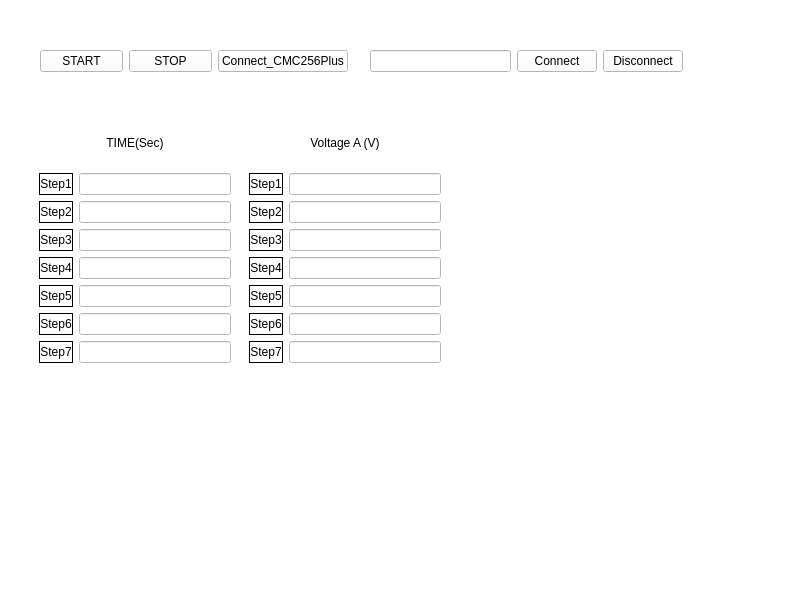
<?xml version="1.0" encoding="UTF-8"?>
<ui version="4.0">
 <class>Form</class>
 <widget class="QWidget" name="Form">
  <property name="geometry">
   <rect>
    <x>0</x>
    <y>0</y>
    <width>800</width>
    <height>600</height>
   </rect>
  </property>
  <property name="minimumSize">
   <size>
    <width>800</width>
    <height>600</height>
   </size>
  </property>
  <property name="maximumSize">
   <size>
    <width>800</width>
    <height>600</height>
   </size>
  </property>
  <property name="windowTitle">
   <string>Form</string>
  </property>
  <property name="styleSheet">
   <string notr="true">background-color: white;</string>
  </property>
  <widget class="QWidget" name="widget" native="true">
   <property name="geometry">
    <rect>
     <x>29</x>
     <y>99</y>
     <width>661</width>
     <height>451</height>
    </rect>
   </property>
   <widget class="QWidget" name="widget_time" native="true">
    <property name="geometry">
     <rect>
      <x>10</x>
      <y>20</y>
      <width>192</width>
      <height>244</height>
     </rect>
    </property>
    <layout class="QVBoxLayout" name="verticalLayout">
     <item>
      <widget class="QLabel" name="label_8">
       <property name="text">
        <string>TIME(Sec)</string>
       </property>
       <property name="alignment">
        <set>Qt::AlignmentFlag::AlignCenter</set>
       </property>
      </widget>
     </item>
     <item>
      <layout class="QHBoxLayout" name="layout_step1">
       <property name="spacing">
        <number>6</number>
       </property>
       <property name="leftMargin">
        <number>0</number>
       </property>
       <property name="topMargin">
        <number>0</number>
       </property>
       <property name="rightMargin">
        <number>0</number>
       </property>
       <property name="bottomMargin">
        <number>0</number>
       </property>
       <item>
        <widget class="QLabel" name="label_time1">
         <property name="frameShape">
          <enum>QFrame::Shape::Panel</enum>
         </property>
         <property name="frameShadow">
          <enum>QFrame::Shadow::Plain</enum>
         </property>
         <property name="lineWidth">
          <number>1</number>
         </property>
         <property name="midLineWidth">
          <number>0</number>
         </property>
         <property name="text">
          <string>Step1</string>
         </property>
         <property name="alignment">
          <set>Qt::AlignmentFlag::AlignCenter</set>
         </property>
        </widget>
       </item>
       <item>
        <widget class="QLineEdit" name="lineEdit_time1">
         <property name="text">
          <string/>
         </property>
         <property name="dragEnabled">
          <bool>true</bool>
         </property>
         <property name="clearButtonEnabled">
          <bool>false</bool>
         </property>
        </widget>
       </item>
      </layout>
     </item>
     <item>
      <layout class="QHBoxLayout" name="layout_step2">
       <item>
        <widget class="QLabel" name="label_time2">
         <property name="frameShape">
          <enum>QFrame::Shape::Panel</enum>
         </property>
         <property name="frameShadow">
          <enum>QFrame::Shadow::Plain</enum>
         </property>
         <property name="lineWidth">
          <number>1</number>
         </property>
         <property name="midLineWidth">
          <number>0</number>
         </property>
         <property name="text">
          <string>Step2</string>
         </property>
         <property name="alignment">
          <set>Qt::AlignmentFlag::AlignCenter</set>
         </property>
        </widget>
       </item>
       <item>
        <widget class="QLineEdit" name="lineEdit_time2">
         <property name="text">
          <string/>
         </property>
        </widget>
       </item>
      </layout>
     </item>
     <item>
      <layout class="QHBoxLayout" name="layout_step3">
       <item>
        <widget class="QLabel" name="label_time3">
         <property name="frameShape">
          <enum>QFrame::Shape::Panel</enum>
         </property>
         <property name="frameShadow">
          <enum>QFrame::Shadow::Plain</enum>
         </property>
         <property name="lineWidth">
          <number>1</number>
         </property>
         <property name="midLineWidth">
          <number>0</number>
         </property>
         <property name="text">
          <string>Step3</string>
         </property>
         <property name="alignment">
          <set>Qt::AlignmentFlag::AlignCenter</set>
         </property>
        </widget>
       </item>
       <item>
        <widget class="QLineEdit" name="lineEdit_time3">
         <property name="text">
          <string/>
         </property>
        </widget>
       </item>
      </layout>
     </item>
     <item>
      <layout class="QHBoxLayout" name="layout_step4">
       <item>
        <widget class="QLabel" name="label_time4">
         <property name="frameShape">
          <enum>QFrame::Shape::Panel</enum>
         </property>
         <property name="frameShadow">
          <enum>QFrame::Shadow::Plain</enum>
         </property>
         <property name="lineWidth">
          <number>1</number>
         </property>
         <property name="midLineWidth">
          <number>0</number>
         </property>
         <property name="text">
          <string>Step4</string>
         </property>
         <property name="alignment">
          <set>Qt::AlignmentFlag::AlignCenter</set>
         </property>
        </widget>
       </item>
       <item>
        <widget class="QLineEdit" name="lineEdit_time4">
         <property name="text">
          <string/>
         </property>
        </widget>
       </item>
      </layout>
     </item>
     <item>
      <layout class="QHBoxLayout" name="layout_step5">
       <item>
        <widget class="QLabel" name="label_time5">
         <property name="frameShape">
          <enum>QFrame::Shape::Panel</enum>
         </property>
         <property name="frameShadow">
          <enum>QFrame::Shadow::Plain</enum>
         </property>
         <property name="lineWidth">
          <number>1</number>
         </property>
         <property name="midLineWidth">
          <number>0</number>
         </property>
         <property name="text">
          <string>Step5</string>
         </property>
         <property name="alignment">
          <set>Qt::AlignmentFlag::AlignCenter</set>
         </property>
        </widget>
       </item>
       <item>
        <widget class="QLineEdit" name="lineEdit_time5">
         <property name="text">
          <string/>
         </property>
        </widget>
       </item>
      </layout>
     </item>
     <item>
      <layout class="QHBoxLayout" name="layout_step6">
       <item>
        <widget class="QLabel" name="label_time6">
         <property name="frameShape">
          <enum>QFrame::Shape::Panel</enum>
         </property>
         <property name="frameShadow">
          <enum>QFrame::Shadow::Plain</enum>
         </property>
         <property name="lineWidth">
          <number>1</number>
         </property>
         <property name="midLineWidth">
          <number>0</number>
         </property>
         <property name="text">
          <string>Step6</string>
         </property>
         <property name="alignment">
          <set>Qt::AlignmentFlag::AlignCenter</set>
         </property>
        </widget>
       </item>
       <item>
        <widget class="QLineEdit" name="lineEdit_time6">
         <property name="text">
          <string/>
         </property>
        </widget>
       </item>
      </layout>
     </item>
     <item>
      <layout class="QHBoxLayout" name="layout_step7">
       <item>
        <widget class="QLabel" name="label_time7">
         <property name="frameShape">
          <enum>QFrame::Shape::Panel</enum>
         </property>
         <property name="frameShadow">
          <enum>QFrame::Shadow::Plain</enum>
         </property>
         <property name="lineWidth">
          <number>1</number>
         </property>
         <property name="midLineWidth">
          <number>0</number>
         </property>
         <property name="text">
          <string>Step7</string>
         </property>
         <property name="alignment">
          <set>Qt::AlignmentFlag::AlignCenter</set>
         </property>
        </widget>
       </item>
       <item>
        <widget class="QLineEdit" name="lineEdit_time7">
         <property name="text">
          <string/>
         </property>
        </widget>
       </item>
      </layout>
     </item>
    </layout>
   </widget>
   <widget class="QWidget" name="widget_voltage" native="true">
    <property name="geometry">
     <rect>
      <x>220</x>
      <y>20</y>
      <width>192</width>
      <height>244</height>
     </rect>
    </property>
    <layout class="QVBoxLayout" name="verticalLayout_2">
     <item>
      <widget class="QLabel" name="label_9">
       <property name="text">
        <string>Voltage A (V)</string>
       </property>
       <property name="alignment">
        <set>Qt::AlignmentFlag::AlignCenter</set>
       </property>
      </widget>
     </item>
     <item>
      <layout class="QHBoxLayout" name="layout_source_step1">
       <property name="spacing">
        <number>6</number>
       </property>
       <property name="leftMargin">
        <number>0</number>
       </property>
       <property name="topMargin">
        <number>0</number>
       </property>
       <property name="rightMargin">
        <number>0</number>
       </property>
       <property name="bottomMargin">
        <number>0</number>
       </property>
       <item>
        <widget class="QLabel" name="label_source1">
         <property name="frameShape">
          <enum>QFrame::Shape::Panel</enum>
         </property>
         <property name="frameShadow">
          <enum>QFrame::Shadow::Plain</enum>
         </property>
         <property name="lineWidth">
          <number>1</number>
         </property>
         <property name="midLineWidth">
          <number>0</number>
         </property>
         <property name="text">
          <string>Step1</string>
         </property>
         <property name="alignment">
          <set>Qt::AlignmentFlag::AlignCenter</set>
         </property>
        </widget>
       </item>
       <item>
        <widget class="QLineEdit" name="lineEdit_source1">
         <property name="text">
          <string/>
         </property>
        </widget>
       </item>
      </layout>
     </item>
     <item>
      <layout class="QHBoxLayout" name="layout_source_step2">
       <item>
        <widget class="QLabel" name="label_source2">
         <property name="frameShape">
          <enum>QFrame::Shape::Panel</enum>
         </property>
         <property name="frameShadow">
          <enum>QFrame::Shadow::Plain</enum>
         </property>
         <property name="lineWidth">
          <number>1</number>
         </property>
         <property name="midLineWidth">
          <number>0</number>
         </property>
         <property name="text">
          <string>Step2</string>
         </property>
         <property name="alignment">
          <set>Qt::AlignmentFlag::AlignCenter</set>
         </property>
        </widget>
       </item>
       <item>
        <widget class="QLineEdit" name="lineEdit_source2">
         <property name="text">
          <string/>
         </property>
        </widget>
       </item>
      </layout>
     </item>
     <item>
      <layout class="QHBoxLayout" name="layout_source_step3">
       <item>
        <widget class="QLabel" name="label_source3">
         <property name="frameShape">
          <enum>QFrame::Shape::Panel</enum>
         </property>
         <property name="frameShadow">
          <enum>QFrame::Shadow::Plain</enum>
         </property>
         <property name="lineWidth">
          <number>1</number>
         </property>
         <property name="midLineWidth">
          <number>0</number>
         </property>
         <property name="text">
          <string>Step3</string>
         </property>
         <property name="alignment">
          <set>Qt::AlignmentFlag::AlignCenter</set>
         </property>
        </widget>
       </item>
       <item>
        <widget class="QLineEdit" name="lineEdit_source3">
         <property name="text">
          <string/>
         </property>
        </widget>
       </item>
      </layout>
     </item>
     <item>
      <layout class="QHBoxLayout" name="layout_source_step4">
       <item>
        <widget class="QLabel" name="label_source4">
         <property name="frameShape">
          <enum>QFrame::Shape::Panel</enum>
         </property>
         <property name="frameShadow">
          <enum>QFrame::Shadow::Plain</enum>
         </property>
         <property name="lineWidth">
          <number>1</number>
         </property>
         <property name="midLineWidth">
          <number>0</number>
         </property>
         <property name="text">
          <string>Step4</string>
         </property>
         <property name="alignment">
          <set>Qt::AlignmentFlag::AlignCenter</set>
         </property>
        </widget>
       </item>
       <item>
        <widget class="QLineEdit" name="lineEdit_source4">
         <property name="text">
          <string/>
         </property>
        </widget>
       </item>
      </layout>
     </item>
     <item>
      <layout class="QHBoxLayout" name="layout_source_step5">
       <item>
        <widget class="QLabel" name="label_source5">
         <property name="frameShape">
          <enum>QFrame::Shape::Panel</enum>
         </property>
         <property name="frameShadow">
          <enum>QFrame::Shadow::Plain</enum>
         </property>
         <property name="lineWidth">
          <number>1</number>
         </property>
         <property name="midLineWidth">
          <number>0</number>
         </property>
         <property name="text">
          <string>Step5</string>
         </property>
         <property name="alignment">
          <set>Qt::AlignmentFlag::AlignCenter</set>
         </property>
        </widget>
       </item>
       <item>
        <widget class="QLineEdit" name="lineEdit_source5">
         <property name="text">
          <string/>
         </property>
        </widget>
       </item>
      </layout>
     </item>
     <item>
      <layout class="QHBoxLayout" name="layout_source_step6">
       <item>
        <widget class="QLabel" name="label_source6">
         <property name="frameShape">
          <enum>QFrame::Shape::Panel</enum>
         </property>
         <property name="frameShadow">
          <enum>QFrame::Shadow::Plain</enum>
         </property>
         <property name="lineWidth">
          <number>1</number>
         </property>
         <property name="midLineWidth">
          <number>0</number>
         </property>
         <property name="text">
          <string>Step6</string>
         </property>
         <property name="alignment">
          <set>Qt::AlignmentFlag::AlignCenter</set>
         </property>
        </widget>
       </item>
       <item>
        <widget class="QLineEdit" name="lineEdit_source6">
         <property name="text">
          <string/>
         </property>
        </widget>
       </item>
      </layout>
     </item>
     <item>
      <layout class="QHBoxLayout" name="layout_source_step7">
       <item>
        <widget class="QLabel" name="label_source7">
         <property name="frameShape">
          <enum>QFrame::Shape::Panel</enum>
         </property>
         <property name="frameShadow">
          <enum>QFrame::Shadow::Plain</enum>
         </property>
         <property name="lineWidth">
          <number>1</number>
         </property>
         <property name="midLineWidth">
          <number>0</number>
         </property>
         <property name="text">
          <string>Step7</string>
         </property>
         <property name="alignment">
          <set>Qt::AlignmentFlag::AlignCenter</set>
         </property>
        </widget>
       </item>
       <item>
        <widget class="QLineEdit" name="lineEdit_source7">
         <property name="text">
          <string/>
         </property>
        </widget>
       </item>
      </layout>
     </item>
    </layout>
   </widget>
  </widget>
  <widget class="QWidget" name="widget_2" native="true">
   <property name="geometry">
    <rect>
     <x>40</x>
     <y>40</y>
     <width>308</width>
     <height>42</height>
    </rect>
   </property>
   <layout class="QHBoxLayout" name="horizontalLayout">
    <item>
     <widget class="QPushButton" name="btn_start">
      <property name="text">
       <string>START</string>
      </property>
     </widget>
    </item>
    <item>
     <widget class="QPushButton" name="btn_stop">
      <property name="text">
       <string>STOP</string>
      </property>
     </widget>
    </item>
    <item>
     <widget class="QPushButton" name="btn_device">
      <property name="text">
       <string>Connect_CMC256Plus</string>
      </property>
     </widget>
    </item>
   </layout>
  </widget>
  <widget class="QWidget" name="widget_3" native="true">
   <property name="geometry">
    <rect>
     <x>370</x>
     <y>40</y>
     <width>313</width>
     <height>42</height>
    </rect>
   </property>
   <layout class="QHBoxLayout" name="horizontalLayout_2">
    <item>
     <widget class="QLineEdit" name="lineEdit_ip"/>
    </item>
    <item>
     <widget class="QPushButton" name="btn_connect">
      <property name="text">
       <string>Connect</string>
      </property>
     </widget>
    </item>
    <item>
     <widget class="QPushButton" name="btn_disconnect">
      <property name="text">
       <string>Disconnect</string>
      </property>
     </widget>
    </item>
   </layout>
  </widget>
 </widget>
 <resources/>
 <connections/>
</ui>
